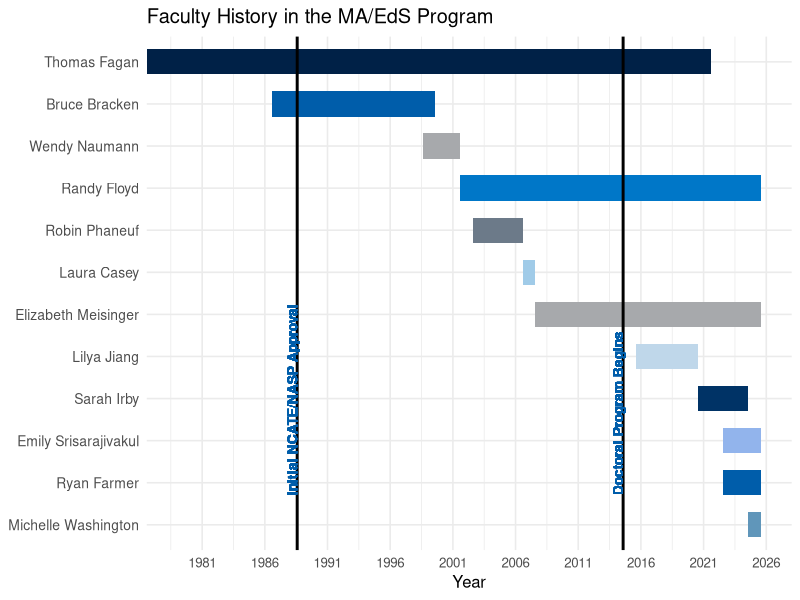
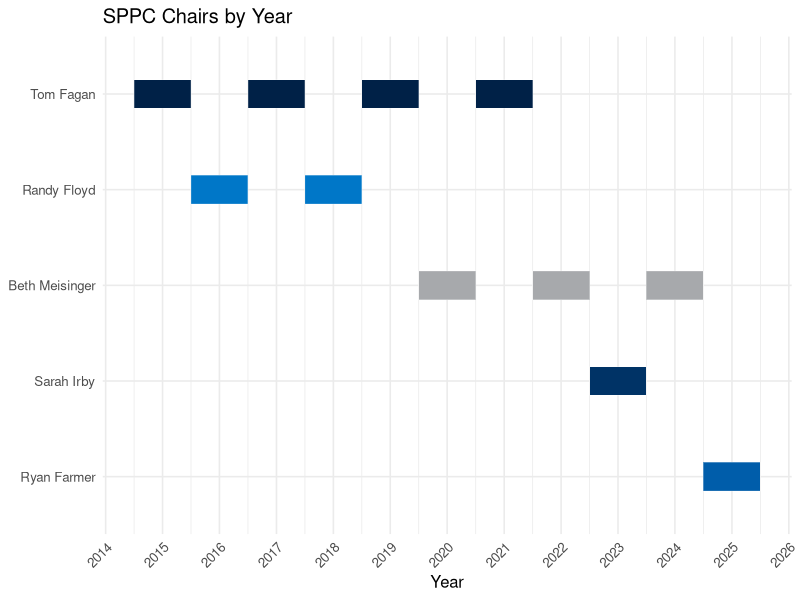

These charts were generated, in order, by the following R code:
## ---- chunk 1
# Faculty history reference:
# - Dr. Thomas Fagan: 1976–2021 (Director until 2020)
# - Dr. Bruce Bracken: 1986–1999
# - Dr. Wendy Naumann: 1998–2001
# - Dr. Randy Floyd: 2001–present
# - Dr. Robin Phaneuf: 2002–2006
# - Dr. Laura Casey: 2006–2007 (interim)
# - Dr. Elizabeth Meisinger: 2007–present
# - Dr. Xu (Lilya) Jiang: 2015–2020
# - Dr. Sarah Irby: 2020–2024 (Director 2021–2023)
# - Dr. Emily Srisarajivakul: 2022–present
# - Dr. Ryan Farmer: 2022–present (Director from 2023)
# - Dr. Michelle Washington: 2024–present

library(ggplot2)
library(dplyr)

# Faculty appointment data
faculty <- data.frame(
  name = c(
    "Thomas Fagan", "Bruce Bracken", "Wendy Naumann", "Randy Floyd",
    "Robin Phaneuf", "Laura Casey", "Elizabeth Meisinger", "Lilya Jiang",
    "Sarah Irby", "Emily Srisarajivakul", "Ryan Farmer", "Michelle Washington"
  ),
  start_year = c(1976, 1986, 1998, 2001, 2002, 2006, 2007, 2015, 2020, 2022, 2022, 2024),
  end_year = c(2021, 1999, 2001, 2025, 2006, 2007, 2025, 2020, 2024, 2025, 2025, 2025)
)

faculty <- faculty %>%
  mutate(
    start = as.Date(paste0(start_year, "-08-01")),
    end = as.Date(paste0(end_year, "-07-31"))
  ) %>%
  arrange(start) %>%
  mutate(name = factor(name, levels = rev(unique(name))))

# UofM-style colors (can be extended/adjusted)
faculty_colors <- c(
  "Thomas Fagan" = "#002147",
  "Bruce Bracken" = "#005DAA",
  "Wendy Naumann" = "#A7A9AC",
  "Randy Floyd" = "#0077C8",
  "Robin Phaneuf" = "#6C7A89",
  "Laura Casey" = "#A0CBE8",
  "Elizabeth Meisinger" = "#A7A9AC",
  "Lilya Jiang" = "#BFD7EA",
  "Sarah Irby" = "#003366",
  "Emily Srisarajivakul" = "#92B4EC",
  "Ryan Farmer" = "#005DAA",
  "Michelle Washington" = "#6096BA"
)

# Director appointment spans
director_spans <- data.frame(
  name = c("Thomas Fagan", "Sarah Irby", "Ryan Farmer"),
  x_start = as.Date(c("1976-08-01", "2021-08-01", "2023-08-01")),
  x_end   = as.Date(c("2020-07-31", "2023-07-31", "2025-07-31")),
  y = as.numeric(factor(c("Thomas Fagan", "Sarah Irby", "Ryan Farmer"),
                        levels = levels(faculty$name))) + 0.35
)

director_labels <- data.frame(
  label = c("Director", "Director", "Director"),
  x = as.Date(c("1998-01-01", "2022-01-01", "2024-01-01")),
  y = director_spans$y + 0.1
)
  # Calculate Y position for labels near Ryan Farmer's line
label_y <- which(levels(faculty$name) == "Ryan Farmer") - 0.3

# Plot
ggplot(faculty, aes(y = name, xmin = start, xmax = end, fill = name)) +
  # Faculty appointment bars
  geom_rect(aes(xmin = start, xmax = end,
                ymin = as.numeric(name) - 0.3,
                ymax = as.numeric(name) + 0.3)) +
  scale_fill_manual(values = faculty_colors) +

  # Vertical milestone lines
  geom_vline(xintercept = as.Date("1988-08-01"), color = "black", size = 1) +
  geom_text(aes(x = as.Date("1988-07-30"), y = label_y),
          label = "Initial NCATE/NASP Approval",
          angle = 90, vjust = 0, hjust = 0,
          size = 3.5, fontface = "bold", color = "#005DAA") +

  geom_vline(xintercept = as.Date("2014-08-01"), color = "black", size = 1) +
  geom_text(aes(x = as.Date("2014-07-30"), y = label_y),
          label = "Doctoral Program Begins",
          angle = 90, vjust = 0, hjust = 0,
          size = 3.5, fontface = "bold", color = "#005DAA") +

  scale_x_date(date_breaks = "5 years", date_labels = "%Y",
               expand = expansion(mult = c(0, 0.05))) +
  labs(title = "Faculty History in the MA/EdS Program", x = "Year", y = NULL) +
  theme_minimal(base_size = 12) +
  theme(
    legend.position = "none",
    axis.text.y = element_text(size = 10)
  )

## ---- chunk 2
library(dplyr)
library(knitr)
library(kableExtra)
library(scales)

# Original faculty data by Race and Gender
faculty_data <- data.frame(
  Race = rep(c("Asian", "Black", "Hispanic", "Multi Race", "Other", "White"), times = 2),
  Gender = rep(c("Female", "Male"), each = 6),
  NonTenure = c(11, 63, 6, 6, 2, 201,
                 22, 21, 5, 2, 2, 108),
  TenureTrack = c(19, 18, 4, 2, 0, 56,
                   24, 10, 5, 1, 1, 53),
  Tenured = c(21, 14, 10, 1, 1, 111,
              46, 16, 13, 4, 1, 175)
)

# Calculate totals
faculty_data <- faculty_data %>%
  mutate(Total = NonTenure + TenureTrack + Tenured)

# Add 'Not Reported' row 
faculty_not_reported <- data.frame(
  Race = "Asian",
  Gender = "Not Reported",
  NonTenure = 2,
  TenureTrack = 0,
  Tenured = 0,
  Total = 2
)

faculty_data <- bind_rows(faculty_data, faculty_not_reported)

# Group and summarize female, male, and not reported
faculty_female <- faculty_data %>%
  filter(Gender == "Female") %>%
  bind_rows(
    summarise(., Race = "Total", Gender = "Female",
              NonTenure = sum(NonTenure), TenureTrack = sum(TenureTrack),
              Tenured = sum(Tenured), Total = sum(Total))
  )

faculty_male <- faculty_data %>%
  filter(Gender == "Male") %>%
  bind_rows(
    summarise(., Race = "Total", Gender = "Male",
              NonTenure = sum(NonTenure), TenureTrack = sum(TenureTrack),
              Tenured = sum(Tenured), Total = sum(Total))
  )

faculty_unknown <- faculty_data %>%
  filter(Gender == "Not Reported") %>%
  bind_rows(
    summarise(., Race = "Total", Gender = "Not Reported",
              NonTenure = sum(NonTenure), TenureTrack = sum(TenureTrack),
              Tenured = sum(Tenured), Total = sum(Total))
  )

# Combine for final display
faculty_split <- bind_rows(faculty_female, faculty_male, faculty_unknown)

# Format and display table
faculty_split %>%
  mutate(across(c(NonTenure, TenureTrack, Tenured, Total), ~ comma(.))) %>%
  select(-Gender) %>%
  kbl(
     caption = "Faculty Demographics by Appointment Type",
     col.names = c("Race", "Non-Tenure Track", "Tenure Track", "Tenured", "Total"),
    align = "lrrrr",
    format = "html"
  ) %>%
  add_header_above(c(" " = 1, "Appointment Type" = 3, " " = 1)) %>%
  group_rows("Female", 1, nrow(faculty_female)) %>%
  group_rows("Male", nrow(faculty_female) + 1, nrow(faculty_female) + nrow(faculty_male)) %>%
  group_rows("Not Reported", nrow(faculty_female) + nrow(faculty_male) + 1, nrow(faculty_split)) %>%
  kable_styling(
    full_width = TRUE,
    bootstrap_options = c("striped", "hover", "condensed", "responsive"),
    font_size = 13
  )
## ---- chunk 3
library(knitr)
library(kableExtra)
library(dplyr)
library(scales)

# Undergraduate Data
ug_data <- data.frame(
  Race = c("Black", "White", "Hispanic", "Asian", "Multi Race", "Non Resident Alien",
           "Not Specified", "Am Indian/Alaskan", "Native Hawaiian/Pacific Isl."),
  Female_Headcount = c(3490, 2421, 909, 298, 337, 126, 32, 10, 8),
  Female_Percent = c(45.73, 31.73, 11.91, 3.91, 4.42, 1.65, 0.42, 0.13, 0.10),
  Male_Headcount = c(1695, 2061, 637, 306, 213, 139, 44, 5, 5),
  Male_Percent = c(33.20, 40.37, 12.48, 5.99, 4.17, 2.72, 0.86, 0.10, 0.10),
  Total_Headcount = c(5185, 4482, 1546, 604, 551, 265, 76, 15, 13),
  Total_Percent = c(40.71, 35.19, 12.14, 4.74, 4.33, 2.08, 0.60, 0.12, 0.10)
)

ug_totals <- ug_data %>%
  summarise(
    Race = "Total",
    Female_Headcount = sum(Female_Headcount),
    Female_Percent = 100.00,
    Male_Headcount = sum(Male_Headcount),
    Male_Percent = 100.00,
    Total_Headcount = sum(Total_Headcount),
    Total_Percent = 100.00
  )

ug_data_full <- bind_rows(ug_data, ug_totals) %>%
  mutate(across(ends_with("Headcount"), comma),
         across(ends_with("Percent"), ~ sprintf("%.2f", .)))

ug_data_full %>%
  kbl(
  caption = "Undergraduate Student Race and Gender",
  col.names = c("Race", "Female", "%", "Male", "%", "Total", "%"),
  align = "lrrrrrr",
  format = "html"
) %>%
add_header_above(c(" " = 1, "Headcount" = 6)) %>%
kable_styling(
  full_width = TRUE,
  bootstrap_options = c("striped", "hover", "condensed", "responsive"),
  font_size = 13
) %>%
row_spec(nrow(ug_data_full), bold = TRUE)

## ---- chunk 4

# Graduate Data
grad_data <- data.frame(
  Race = c("White", "Non Resident Alien", "Black", "Hispanic", "Asian",
           "Multi Race", "Am Indian/Alaskan", "Not Specified"),
  Female_Headcount = c(1013, 515, 867, 150, 99, 79, 7, 6),
  Female_Percent = c(37.01, 18.82, 31.68, 5.48, 3.62, 2.89, 0.26, 0.22),
  Male_Headcount = c(621, 718, 267, 59, 58, 31, 5, 6),
  Male_Percent = c(35.14, 40.63, 15.11, 3.34, 3.28, 1.75, 0.40, 0.34),
  Total_Headcount = c(1636, 1233, 1134, 209, 157, 110, 12, 12),
  Total_Percent = c(36.31, 27.36, 25.17, 4.64, 3.48, 2.44, 0.27, 0.27)
)

grad_totals <- grad_data %>%
  summarise(
    Race = "Total",
    Female_Headcount = sum(Female_Headcount),
    Female_Percent = 100.00,
    Male_Headcount = sum(Male_Headcount),
    Male_Percent = 100.00,
    Total_Headcount = sum(Total_Headcount),
    Total_Percent = 100.00
  )

grad_data_full <- bind_rows(grad_data, grad_totals) %>%
  mutate(across(ends_with("Headcount"), comma),
         across(ends_with("Percent"), ~ sprintf("%.2f", .)))

grad_data_full %>%
  kbl(
    caption = "Graduate Student Race and Gender",
    col.names = c("Race", "Female", "%", "Male", "%", "Total", "%"),
    align = "lrrrrrr",
  format = "html") %>%
  add_header_above(c(" " = 1, "Headcount" = 6)) %>%
  kable_styling(
  full_width = TRUE,
  bootstrap_options = c("striped", "hover", "condensed", "responsive"),
  font_size = 13) %>%
  row_spec(nrow(grad_data_full), bold = TRUE)
## ---- chunk 5
knitr::include_graphics("https://github.com/rlfarmer27/MAEDSHandbook/blob/main/docs/images/philfig1.png?raw=true")
## ---- chunk 6
library(knitr)
library(kableExtra)
fall_y1 <- data.frame(
  Course = c(
    "PSYC 7800: Ethical, Legal, & Professional Issues in School Psychology",
    "PSYC 7803: Psychoeducational Assessment I",
    "PSYC 7803 Lab: Assessment Lab",
    "SPED 7000: Introduction to Special Education OR SPED 7206: Special Education LAw",
    "Mid-Year Evaluation"
  ),
  `Credit Hours` = c(3, 3, 1, 3, 0),
  `Permit Source` = c(
    "Department of Psychology", "Department of Psychology", "None",
    "College of Education", "None"
  )
)

kbl(
  fall_y1,
  booktabs = TRUE,
  align = "lcc",
  caption = "Fall Year 1 Course Sequence",
  col.names = c("Course", "Credit Hours", "Permit Source"),
  format ="html") %>%
  kable_styling(full_width = FALSE, bootstrap_options = c("striped", "hover", "condensed"),
                position = "center")

## ---- chunk 7
spring_y1 <- data.frame(
  Course = c(
    "PSYC 7614a: Practicum in School Psychology",
    "PSYC 7804: Psychoeducational Assessment II",
    "PSYC 7807: Academic Interventions",
    "COUN 7542: Counseling, Consultation, & Interventions in Schools OR COUN 7730: Crisis Intervention Counseling",
    "End-of-Year Evaluation"
  ),
  `Credit Hours` = c(3, 3, 3, 3, 0),
  `Permit Source` = c(
    "Department of Psychology", "Department of Psychology", "Department of Psychology",
    "College of Education", "None"
  )
)

kbl(
  spring_y1,
  booktabs = TRUE,
  align = "lcc",
  caption = "Spring Year 1 Course Sequence",
  col.names = c("Course", "Credit Hours", "Permit Source"),
  format ="html") %>%
  kable_styling(full_width = FALSE, bootstrap_options = c("striped", "hover", "condensed"),
                position = "center") 


## ---- chunk 8
summer_y1 <- data.frame(
  Course = c(
    "EDPR 7521: Introduction to Research Design & Methods",
    "EDPR 7511: Introduction to Edu and Psych Measurement",
    "Annual Evaluations"
  ),
  `Credit Hours` = c(3, 3, 0),
  `Permit Source` = c("College of Education", "College of Education", "None")
)

kbl(
  summer_y1,
  booktabs = TRUE,
  align = "lcc",
  caption = "Summer Year 1 Course Sequence",
  col.names = c("Course", "Credit Hours", "Permit Source"),
  format ="html") %>%
  kable_styling(full_width = FALSE, bootstrap_options = c("striped", "hover", "condensed"),
                position = "center")

## ---- chunk 9
library(knitr)
library(kableExtra)

fall_y2 <- data.frame(
  Course = c(
    "PSYC 7207: Developmental Psychology",
    "PSYC 7805: Psych Consultation",
    "PSYC 7806: School Psych Interventions",
    "EDPR 7581: Behavior Analysis/Single Case Design",
    "Mid-Year Eval",
    "Comprehensive Ethics Exam"
  ),
  `Credit Hours` = c(3, 3, 3, 3, 0, 0),
  `Permit Source` = c(
    "Department of Psychology", "Department of Psychology", "Department of Psychology", "College of Education", "None", "None")
)

kbl(
  fall_y2,
  booktabs = TRUE,
  align = "lcc",
  caption = "Fall Year 2 Course Sequence",
  col.names = c("Course", "Credit Hours", "Permit Source"),
  format ="html") %>%
  kable_styling(full_width = FALSE, bootstrap_options = c("striped", "hover", "condensed"),
                position = "center")

## ---- chunk 10
library(knitr)
library(kableExtra)

spring_y2 <- data.frame(
  Course = c(
    "PSYC 7614b: Consultation Practicum in SP",
    "SPED 7518: EBP in ABA",
    "EDPR 7541: Stat Methods Applied to Edu I",
    "COUN 7750: Multicultural Counseling",
    "End-of-Year Eval"
  ),
  `Credit Hours` = c(3, 3, 3, 3, 0),
  `Permit Source` = c(
    "Department of Psychology",
    "College of Education",
    "College of Education",
    "College of Education",
    "None"
  )
)

kbl(
  spring_y2,
  booktabs = TRUE,
  align = "lcc",
  caption = "Spring Year 2 Course Sequence",
  col.names = c("Course", "Credit Hours", "Permit Source"),
  format ="html") %>%
  kable_styling(full_width = FALSE, bootstrap_options = c("striped", "hover", "condensed"),
                position = "center")

## ---- chunk 11


summer_y2 <- data.frame(
  Course = c(
    "Annual Evaluation"),
  `Credit Hours` = c(0),
  `Permit Source` = c("None")
)

kbl(
  summer_y2,
  booktabs = TRUE,
  align = "lcc",
  caption = "Summer Year 2 Course Sequence",
  col.names = c("Course", "Credit Hours", "Permit Source"),
  format ="html") %>%
  kable_styling(full_width = FALSE, bootstrap_options = c("striped", "hover", "condensed"),
                position = "center")

## ---- chunk 12
library(knitr)
library(kableExtra)

fall_y3 <- data.frame(
  Course = c(
    "PSYC 8812: Internship in School Psychology",
    "Mid-Year Evaluation"
  ),
  `Credit Hours` = c(3, 0),
  `Permit Source` = c("Department of Psychology", "None"
  )
)

kbl(
  fall_y3,
  booktabs = TRUE,
  align = "lcc",
  caption = "Fall Year 3 Course Sequence",
  col.names = c("Course", "Credit Hours", "Permit Source"),
  format ="html") %>%
  kable_styling(full_width = FALSE, bootstrap_options = c("striped", "hover", "condensed"),
                position = "center")
## ---- chunk 13
library(knitr)
library(kableExtra) 

spring_y3 <- data.frame(
  Course = c(
    "PSYC 8812: Internship in School Psychology",
    "End-of-Year Evaluation",
    "Praxis Examination"
  ),
  `Credit Hours` = c(3, 0, 0),
  `Permit Source` = c("Department of Psychology", "None", "Educational Testing Service"
  )
)

kbl(
  spring_y3,
  booktabs = TRUE,
  align = "lcc",
  caption = "Spring Year 3 Course Sequence",
  col.names = c("Course", "Credit Hours", "Permit Source"),
  format ="html") %>%
  kable_styling(full_width = FALSE, bootstrap_options = c("striped", "hover", "condensed"),
                position = "center")
## ---- chunk 14
psych_courses <- data.frame(
  Course = c(
    "PSYC 7800 Introduction to School Psychology",
    "PSYC 7803 Psych. Asst. I, Cognitive & Ach",
    "PSYC 7804 Psych. Asst. II, Personality & Social",
    "PSYC 7805 Psychological Consultation",
    "PSYC 7806 Interventions in School Psychology",
    "PSYC 7807 Academic Interventions",
    "PSYC 7614a Prac in School Psych, Assessment",
    "PSYC 7614b Prac in School Psych, Interventions",
    "PSYC 7207 Developmental Psychology",
    "PSYC 7812 Internship in School Psychology"
  ),
  Hours = c(3, 3, 3, 3, 3, 3, 3, 3, 3, 7),
  `2.1` = c("", "P", "", "P", "P", "P", "P", "P", "", "P"),
  `2.2` = c("", "P", "", "P", "P", "P", "", "P", "", "P"),
  `2.3` = c("", "", "", "P", "P", "", "", "P", "", "P"),
  `2.4` = c("P", "", "", "", "P", "", "", "", "", "P"),
  `2.5` = c("", "", "", "", "P", "", "", "", "", "P"),
  `2.6` = c("", "", "", "P", "", "", "", "", "", "P"),
  `2.7` = c("", "", "", "", "", "", "", "", "", "P"),
  `2.8` = c("", "", "", "", "", "", "", "P", "", "P"),
  `2.9` = c("", "", "", "", "", "P", "", "P", "", "P"),
  `2.10` = c("P", "", "", "", "", "", "", "P", "", "P")
)
ed_courses <- data.frame(
  Course = c(
    "COUN 7730 Crisis Intervention Counseling",
    "COUN 7542 Couns. Cons. & Intervention in Schl",
    "EDPR 7511 Measurement & Evaluation",
    "EDPR 7521 Intro to Research Design & Method",
    "EDPR 7581: Behavior Analysis/Single Case Design",
    "EDPR 7541 Stat Method Applied to Education I",
    "SPED 7000 Introduction to Exceptional Children",
    "SPED 7514 Intro to Appl Beh Analysis",
    "SPED 7518 Evidence Based Practice in ABA",
    "COE Elective (Examples Below)"
  ),
  Hours = c(3, 3, 3, 3, 3, 3, 3, 3, 3, 6),
  `2.1` = c("", "", "", "P", "", "P", "", "P", "P", ""),
  `2.2` = c("P", "P", "", "", "", "", "", "", "P", ""),
  `2.3` = c("", "", "", "", "", "", "", "", "P", ""),
  `2.4` = c("", "", "", "", "", "", "", "", "P", ""),
  `2.5` = c("", "", "", "", "", "", "", "", "P", ""),
  `2.6` = c("", "", "P", "", "", "", "", "", "P", ""),
  `2.7` = c("", "", "", "", "", "", "", "", "P", ""),
  `2.8` = c("", "", "", "", "", "", "P", "", "P", ""),
  `2.9` = c("", "", "", "P", "", "P", "P", "", "P", ""),
  `2.10` = c("", "", "", "", "", "", "", "", "", "")
)
## ---- chunk 15
kbl(
  psych_courses,
  booktabs = TRUE,
  align = "lccccccccccc",
  caption = "Department of Psychology Courses and NASP Standards",
  col.names = c("Course", "Hours", "2.1", "2.2", "2.3", "2.4", "2.5", "2.6", "2.7", "2.8", "2.9", "2.10")
) %>%
  kable_styling(full_width = TRUE, bootstrap_options = c("striped", "hover", "condensed"))

## ---- chunk 16
kbl(
  ed_courses,
  booktabs = TRUE,
  align = "lccccccccccc",
  caption = "College of Education Courses and NASP Standards",
  col.names = c("Course", "Hours", "2.1", "2.2", "2.3", "2.4", "2.5", "2.6", "2.7", "2.8", "2.9", "2.10")
) %>%
  kable_styling(full_width = TRUE, bootstrap_options = c("striped", "hover", "condensed"))

## ---- chunk 17
# Timeline reference:
#   - 2015, Tom Fagan
#   - 2016, Randy Floyd
#   - 2017, Tom Fagan
#   - 2018, Randy Floyd
#   - 2019, Tom Fagan
#   - 2020, Beth Meisinger
#   - 2021, Tom Fagan
#   - 2022, Beth Meisinger
#   - 2023, Sarah Irby
#   - 2024, Beth Meisinger
#   - 2025, Ryan Farmer

library(ggplot2)
library(dplyr)

df <- data.frame(
  person = c("Tom Fagan", "Randy Floyd", "Tom Fagan", "Randy Floyd", "Tom Fagan", 
             "Beth Meisinger", "Tom Fagan", "Beth Meisinger", "Sarah Irby", 
             "Beth Meisinger", "Ryan Farmer"),
  year = 2015:2025
)

df <- df %>%
  mutate(start = as.Date(paste0(year, "-01-01")),
         end = as.Date(paste0(year, "-12-31")),
         duration = as.numeric(end - start))

# Order names by first year served, reversed for top-to-bottom layout
first_years <- df %>%
  group_by(person) %>%
  summarize(first_year = min(year)) %>%
  arrange(first_year)

df$person <- factor(df$person, levels = rev(first_years$person))

uofm_colors <- c(
  "Tom Fagan" = "#002147",
  "Randy Floyd" = "#0077C8",
  "Beth Meisinger" = "#A7A9AC",
  "Sarah Irby" = "#003366",
  "Ryan Farmer" = "#005DAA"
)

ggplot(df, aes(y = person, x = start, fill = person)) +
  geom_tile(aes(width = 365, height = 0.3), color = "white") +
  scale_fill_manual(values = uofm_colors) +
  scale_x_date(date_breaks = "1 year", date_labels = "%Y") +
  theme_minimal(base_size = 12) +
  labs(title = "SPPC Chairs by Year", x = "Year", y = NULL) +
  theme(
    axis.text.x = element_text(angle = 45, hjust = 1),
    legend.position = "none"
  )
